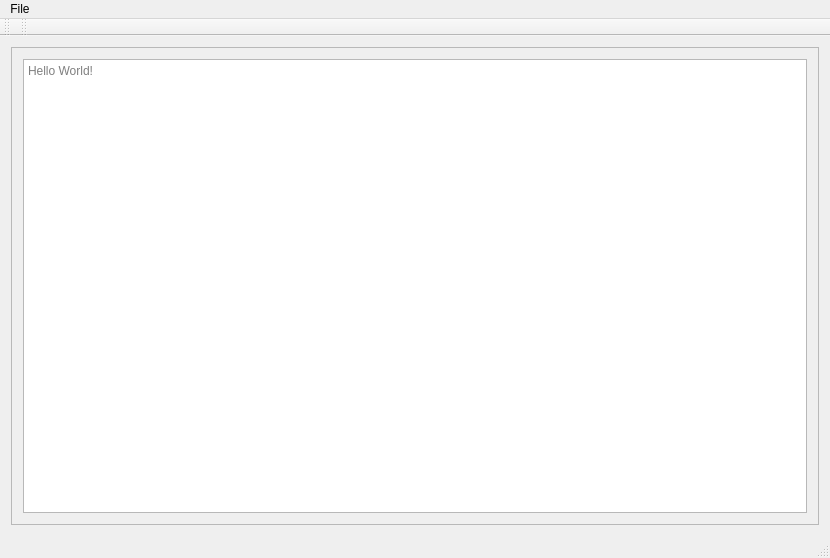
<?xml version="1.0" encoding="UTF-8"?>
<ui version="4.0">
 <class>MainWindow</class>
 <widget class="QMainWindow" name="MainWindow">
  <property name="geometry">
   <rect>
    <x>0</x>
    <y>0</y>
    <width>830</width>
    <height>549</height>
   </rect>
  </property>
  <property name="windowTitle">
   <string>MainWindow</string>
  </property>
  <widget class="QWidget" name="centralWidget">
   <property name="sizePolicy">
    <sizepolicy hsizetype="Expanding" vsizetype="Expanding">
     <horstretch>0</horstretch>
     <verstretch>0</verstretch>
    </sizepolicy>
   </property>
   <property name="minimumSize">
    <size>
     <width>500</width>
     <height>500</height>
    </size>
   </property>
   <property name="focusPolicy">
    <enum>Qt::NoFocus</enum>
   </property>
   <layout class="QHBoxLayout" name="horizontalLayout_2">
    <item>
     <widget class="QScrollArea" name="scrollArea">
      <property name="widgetResizable">
       <bool>true</bool>
      </property>
      <widget class="QWidget" name="scrollAreaWidgetContents_2">
       <property name="geometry">
        <rect>
         <x>0</x>
         <y>0</y>
         <width>816</width>
         <height>486</height>
        </rect>
       </property>
       <layout class="QHBoxLayout" name="horizontalLayout">
        <item>
         <widget class="QTextEdit" name="textEdit">
          <property name="acceptDrops">
           <bool>false</bool>
          </property>
          <property name="acceptRichText">
           <bool>false</bool>
          </property>
          <property name="placeholderText">
           <string>Hello World!</string>
          </property>
         </widget>
        </item>
       </layout>
      </widget>
     </widget>
    </item>
   </layout>
  </widget>
  <widget class="QMenuBar" name="menuBar">
   <property name="geometry">
    <rect>
     <x>0</x>
     <y>0</y>
     <width>830</width>
     <height>17</height>
    </rect>
   </property>
   <property name="defaultUp">
    <bool>false</bool>
   </property>
   <widget class="QMenu" name="menuFile">
    <property name="title">
     <string>File</string>
    </property>
    <addaction name="actionOpen"/>
    <addaction name="actionSave"/>
    <addaction name="actionSave_As"/>
    <addaction name="separator"/>
    <addaction name="actionExit"/>
   </widget>
   <addaction name="menuFile"/>
  </widget>
  <widget class="QToolBar" name="mainToolBar">
   <attribute name="toolBarArea">
    <enum>TopToolBarArea</enum>
   </attribute>
   <attribute name="toolBarBreak">
    <bool>false</bool>
   </attribute>
  </widget>
  <widget class="QStatusBar" name="statusBar"/>
  <widget class="QToolBar" name="toolBar">
   <property name="windowTitle">
    <string>toolBar</string>
   </property>
   <attribute name="toolBarArea">
    <enum>TopToolBarArea</enum>
   </attribute>
   <attribute name="toolBarBreak">
    <bool>false</bool>
   </attribute>
  </widget>
  <action name="actionOpen">
   <property name="text">
    <string>Open</string>
   </property>
  </action>
  <action name="actionSave_As">
   <property name="text">
    <string>Save As</string>
   </property>
  </action>
  <action name="actionExit">
   <property name="text">
    <string>Exit</string>
   </property>
  </action>
  <action name="actionSave">
   <property name="text">
    <string>Save</string>
   </property>
  </action>
 </widget>
 <layoutdefault spacing="6" margin="11"/>
 <resources/>
 <connections/>
</ui>
